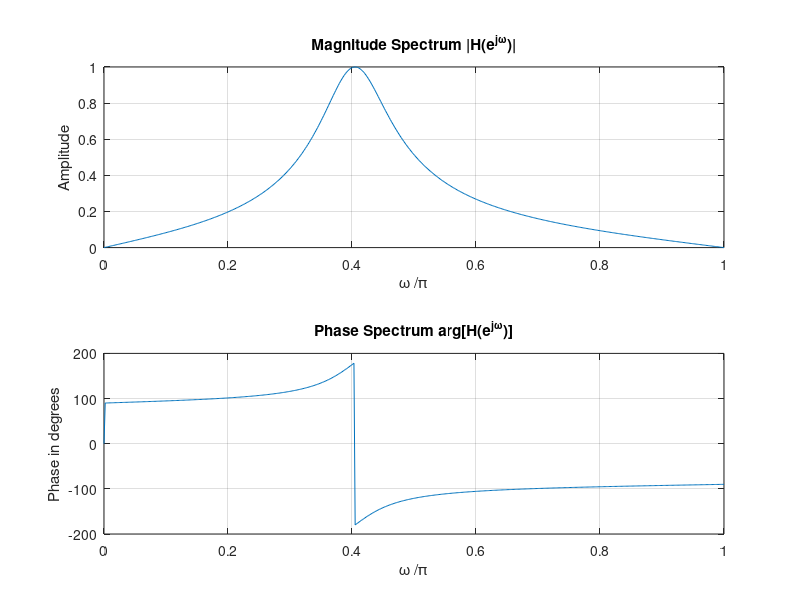

This figure's MATLAB source:
% Program P3_1 modified for Q4.2
% Evaluation of the DTFT 
clf;
% Compute the frequency samples of the DTFT
w = 0:pi/511:pi;
%M = 7;
num = [0.15 0 -0.15]; 
den = [0.7 -0.5 1];
h = freqz(num, den, w);
% Plot the DTFT
subplot(2,1,1)
plot(w/pi,real(h));grid
title('Real part of H(e^{j\omega})')
xlabel('\omega /\pi');
ylabel('Amplitude');
subplot(2,1,2)
plot(w/pi,imag(h));grid
title('Imaginary part of H(e^{j\omega})')
xlabel('\omega /\pi');
ylabel('Amplitude');
pause
subplot(2,1,1)
plot(w/pi,abs(h));grid
title('Magnitude Spectrum |H(e^{j\omega})|')
xlabel('\omega /\pi');
ylabel('Amplitude');
subplot(2,1,2)
plot(w/pi,180*angle(h)/pi);grid
title('Phase Spectrum arg[H(e^{j\omega})]')
xlabel('\omega /\pi');
ylabel('Phase in degrees');
